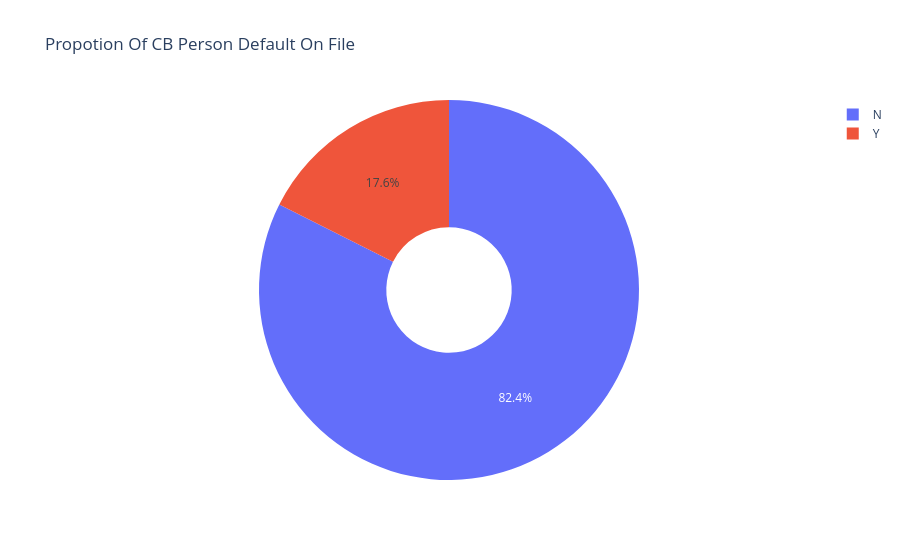

Notebook cell for this chart:
### Code cell
ex.pie(data,names='cb_person_default_on_file',title='Propotion Of CB Person Default On File',hole=0.33)

### Figure 1 — Plotly figure (JSON) as saved in the notebook; plotly's stock layout.template omitted (floating-point values rounded to 4 significant figures; data arrays with more than 128 entries replaced by an {"elided": "..."} marker saying what was removed)
{"data": [{"domain": {"x": [0, 1], "y": [0, 1]}, "hole": 0.33, "hovertemplate": "cb_person_default_on_file=%{label}<extra></extra>", "labels": {"elided": "19881 str values"}, "legendgroup": "", "name": "", "showlegend": true, "type": "pie"}], "layout": {"legend": {"tracegroupgap": 0}, "title": {"text": "Propotion Of CB Person Default On File"}}}
